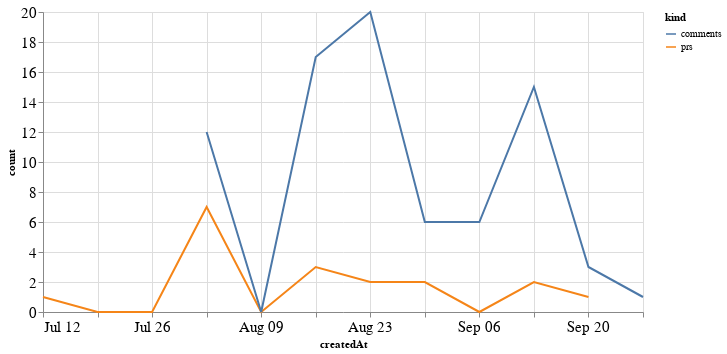

The code cell stored with this chart in its notebook:
### Code cell
alt.Chart(total_time, width=600).mark_line().encode(
    x='createdAt',
    y='count',
    color='kind'
)

### Figure 1 — Vega-Lite specification as saved in the notebook (floating-point values rounded to 4 significant figures)
{"config": {"axisLeft": {"labelFontSize": 15}, "axisBottom": {"labelFontSize": 15}}, "data": {"name": "data-1218d202081b6249eb810186acbd44f0"}, "mark": "line", "encoding": {"color": {"type": "nominal", "field": "kind"}, "x": {"type": "temporal", "field": "createdAt"}, "y": {"type": "quantitative", "field": "count"}}, "width": 600, "$schema": "https://vega.github.io/schema/vega-lite/v4.8.1.json", "datasets": {"data-1218d202081b6249eb810186acbd44f0": [{"createdAt": "2020-07-12T00:00:00", "kind": "prs", "count": 1.0}, {"createdAt": "2020-07-19T00:00:00", "kind": "prs", "count": 0.0}, {"createdAt": "2020-07-26T00:00:00", "kind": "prs", "count": 0.0}, {"createdAt": "2020-08-02T00:00:00", "kind": "prs", "count": 7.0}, {"createdAt": "2020-08-09T00:00:00", "kind": "prs", "count": 0.0}, {"createdAt": "2020-08-16T00:00:00", "kind": "prs", "count": 3.0}, {"createdAt": "2020-08-23T00:00:00", "kind": "prs", "count": 2.0}, {"createdAt": "2020-08-30T00:00:00", "kind": "prs", "count": 2.0}, {"createdAt": "2020-09-06T00:00:00", "kind": "prs", "count": 0.0}, {"createdAt": "2020-09-13T00:00:00", "kind": "prs", "count": 2.0}, {"createdAt": "2020-09-20T00:00:00", "kind": "prs", "count": 1.0}, {"createdAt": "2020-09-27T00:00:00", "kind": "prs", "count": null}, {"createdAt": "2020-07-12T00:00:00", "kind": "comments", "count": null}, {"createdAt": "2020-07-19T00:00:00", "kind": "comments", "count": null}, {"createdAt": "2020-07-26T00:00:00", "kind": "comments", "count": null}, {"createdAt": "2020-08-02T00:00:00", "kind": "comments", "count": 12.0}, {"createdAt": "2020-08-09T00:00:00", "kind": "comments", "count": 0.0}, {"createdAt": "2020-08-16T00:00:00", "kind": "comments", "count": 17.0}, {"createdAt": "2020-08-23T00:00:00", "kind": "comments", "count": 20.0}, {"createdAt": "2020-08-30T00:00:00", "kind": "comments", "count": 6.0}, {"createdAt": "2020-09-06T00:00:00", "kind": "comments", "count": 6.0}, {"createdAt": "2020-09-13T00:00:00", "kind": "comments", "count": 15.0}, {"createdAt": "2020-09-20T00:00:00", "kind": "comments", "count": 3.0}, {"createdAt": "2020-09-27T00:00:00", "kind": "comments", "count": 1.0}]}}
